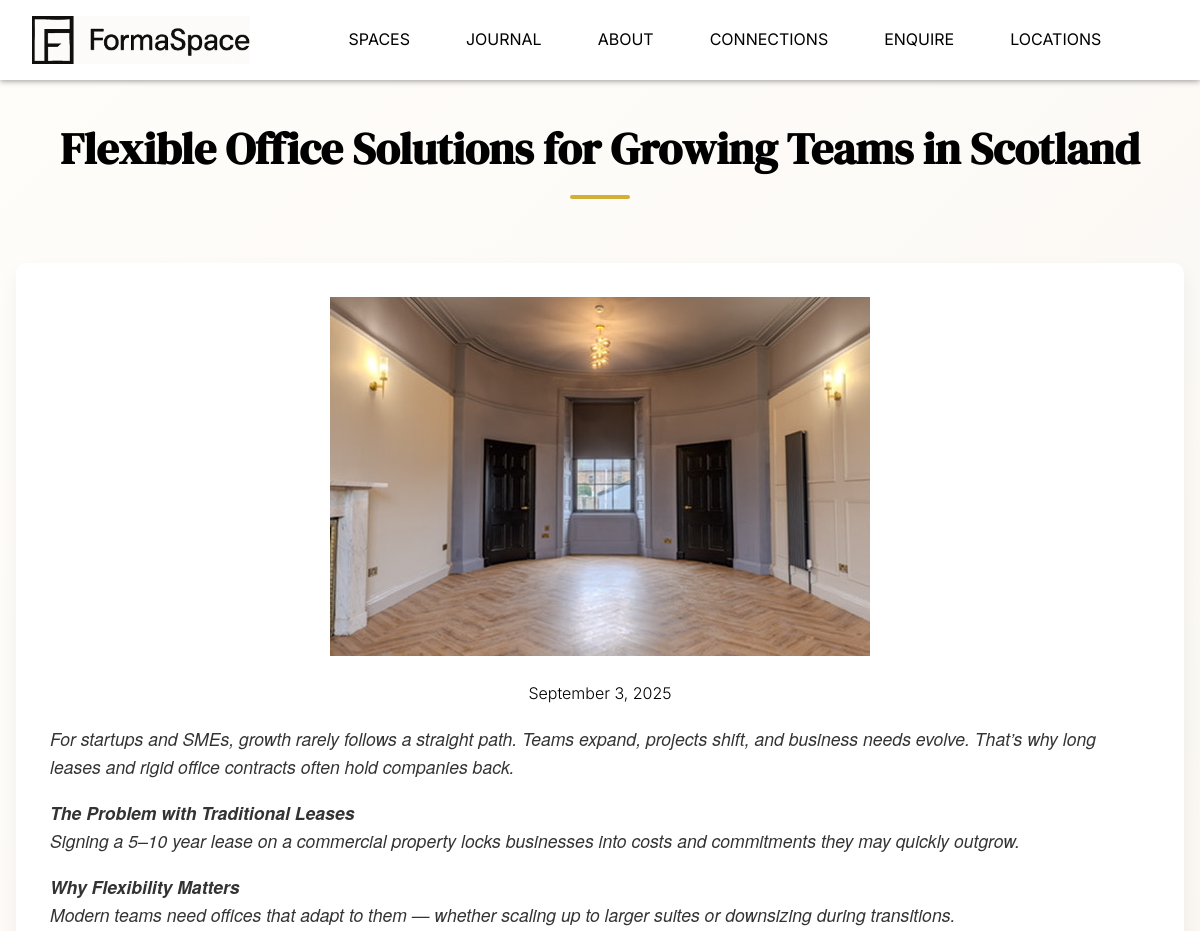
The page /blog/5/ (upper part) on the database as committed earlier.
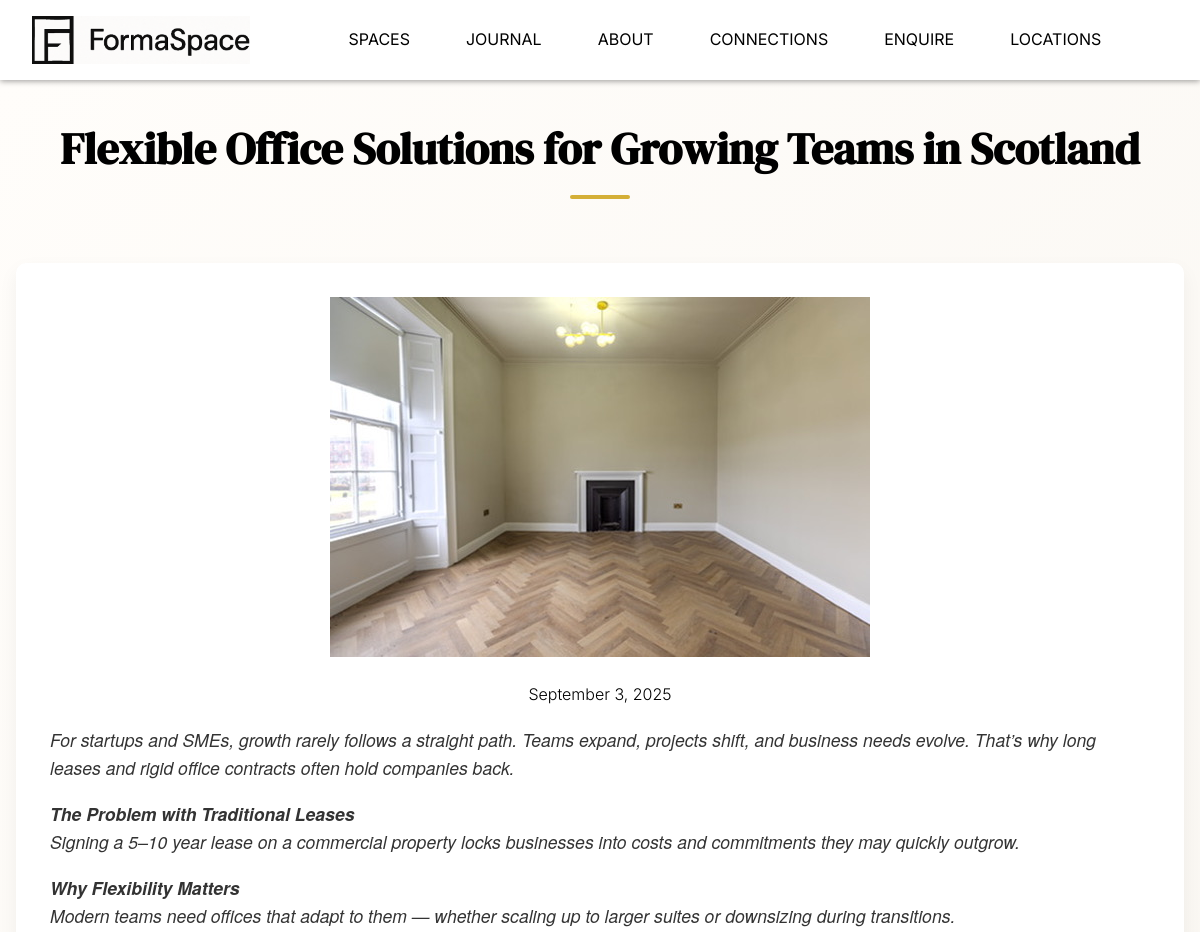
The same page on the database as committed later.
### blog/models.py (models this page shows, shortened)
class Post(models.Model):
    title = models.CharField(max_length=200)
    image = models.ImageField(upload_to='blog_images/', blank=True, null=True)
    content = RichTextField(blank=True, null=True)  # CKEditor field
    categories = models.ManyToManyField(Category, blank=True)
    published_at = models.DateTimeField(auto_now_add=True)
    tags = models.CharField(max_length=200, blank=True)

### blog/views.py (the view)
# urls.py: path('<int:pk>/', views.post_detail, name='post_detail'),
def post_detail(request, pk):
    post = get_object_or_404(Post, pk=pk)
    return render(request, 'blog/post_detail.html', {'post': post})

### enquiries/context_processors.py (called while the page is built)
def enquiry_form_context(request):
    return {
        'enquiry_form': EnquiryForm(),
        'subscription_form': SubscriberForm(),  # add subscription form here
    }

### blog/templates/blog/post_detail.html (shortened to what this page needs)
{% extends "base.html" %}
{% load static %}
{% block content %}
<div class="page-light-theme">
  <section class="container py-5" data-aos="fade-up">
    <div class="section-title text-center mb-5">
      <h2 class="section-heading">{{ post.title }}</h2>
    </div>
    <div class="fancy-hover-box post-detail-card p-5">
      {% if post.image %}
      <div class="text-center mb-4">
        <img src="{{ post.image.url }}" alt="{{ post.title }}" class="img-fluid rounded mx-auto d-block"
          style="max-width: 100%; height: auto;">
      </div>
      {% endif %}
      <p class="post-date text-muted text-center">{{ post.published_at|date:"F j, Y" }}</p>
      <div class="post-body mt-4 text-dark">
        {{ post.content|safe }}
      </div>
    </div>
  </section>
</div>
{% endblock %}

Rows that differ between the two databases and show on the page:
changed Post "Flexible Office Solutions for Growing Teams in Scotland": image: a different picture
